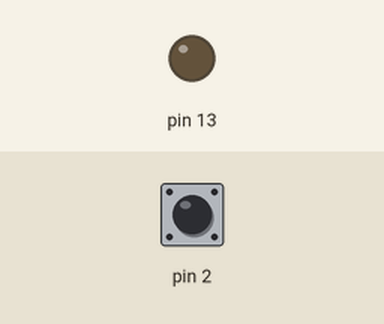
The sketch below on a simulated Arduino Uno, built with avr-gcc and run on an emulated ATmega328P. Shown: output pins drawn as LEDs (lit = HIGH). Inputs (shaded band) come from the test bench; at power-on: pin 2 HIGH. What the sketch prints to the serial monitor is not drawn.

Above: at 1.2 s.
1.3 s: pin 2 pulled LOW for 0.15 s
At 1.38 s:
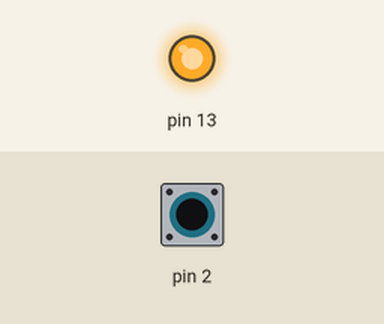
2.9 s: pin 2 pulled LOW for 3.2 s
At 6.4 s:
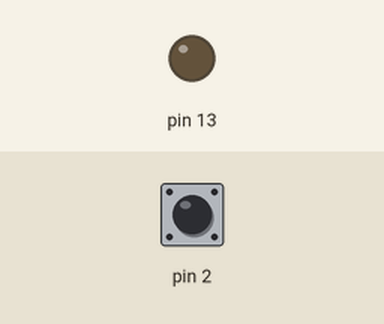
Timing chart, 0 to 7.9 s (numbered marks = the images above; inputs shaded):
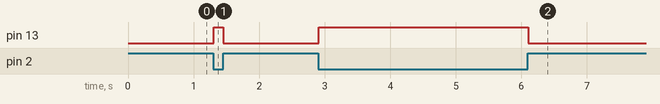

The sketch:

led_button.ino
```cpp
void setup() {
  // put your setup code here, to run once:
  pinMode(2,INPUT_PULLUP);
  pinMode(13,OUTPUT);
  Serial.begin(9600);
}

void loop() {
  // put your main code here, to run repeatedly:
  int button = digitalRead(2);
  Serial.println(button);
  if(button == LOW)
  digitalWrite(13, HIGH);
  else
  digitalWrite(13,LOW);
}
```

Measured:
- after the input at 1.3 s, pin 13: LOW → HIGH at once, → LOW 0.15 s later
- after the input at 2.9 s, pin 13: LOW → HIGH at once, → LOW 3.2 s later
